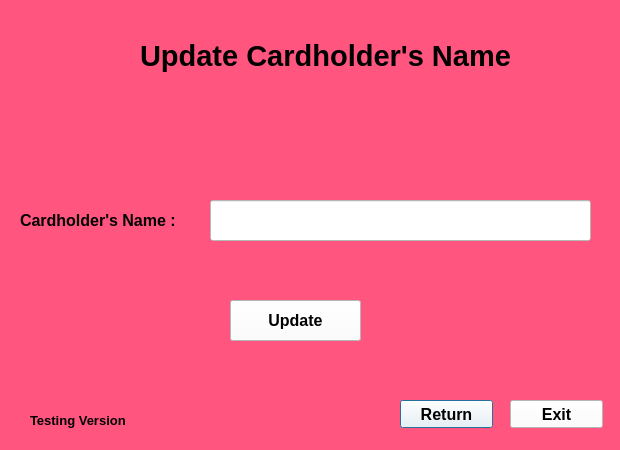
<?xml version="1.0" encoding="UTF-8"?>
<ui version="4.0">
 <class>Dialog</class>
 <widget class="QDialog" name="Dialog">
  <property name="geometry">
   <rect>
    <x>0</x>
    <y>0</y>
    <width>620</width>
    <height>450</height>
   </rect>
  </property>
  <property name="windowTitle">
   <string>Dialog</string>
  </property>
  <property name="styleSheet">
   <string notr="true">background-color: rgb(255, 85, 127);</string>
  </property>
  <widget class="QLabel" name="label_4">
   <property name="geometry">
    <rect>
     <x>140</x>
     <y>20</y>
     <width>381</width>
     <height>71</height>
    </rect>
   </property>
   <property name="font">
    <font>
     <family>MS Sans Serif</family>
     <pointsize>22</pointsize>
     <weight>75</weight>
     <bold>true</bold>
     <strikeout>false</strikeout>
    </font>
   </property>
   <property name="text">
    <string>Update Cardholder's Name</string>
   </property>
  </widget>
  <widget class="QLabel" name="label_2">
   <property name="geometry">
    <rect>
     <x>30</x>
     <y>410</y>
     <width>131</width>
     <height>20</height>
    </rect>
   </property>
   <property name="font">
    <font>
     <family>MS Sans Serif</family>
     <pointsize>10</pointsize>
     <weight>75</weight>
     <bold>true</bold>
    </font>
   </property>
   <property name="text">
    <string>Testing Version</string>
   </property>
  </widget>
  <widget class="QPushButton" name="ReturnButton">
   <property name="geometry">
    <rect>
     <x>400</x>
     <y>400</y>
     <width>93</width>
     <height>28</height>
    </rect>
   </property>
   <property name="font">
    <font>
     <family>MS Sans Serif</family>
     <pointsize>12</pointsize>
     <weight>75</weight>
     <bold>true</bold>
    </font>
   </property>
   <property name="styleSheet">
    <string notr="true">background-color: rgb(255, 255, 255);</string>
   </property>
   <property name="text">
    <string>Return</string>
   </property>
  </widget>
  <widget class="QPushButton" name="Update">
   <property name="geometry">
    <rect>
     <x>230</x>
     <y>300</y>
     <width>131</width>
     <height>41</height>
    </rect>
   </property>
   <property name="font">
    <font>
     <family>MS Sans Serif</family>
     <pointsize>12</pointsize>
     <weight>75</weight>
     <bold>true</bold>
    </font>
   </property>
   <property name="styleSheet">
    <string notr="true">background-color: rgb(255, 255, 255);</string>
   </property>
   <property name="text">
    <string>Update</string>
   </property>
  </widget>
  <widget class="QLabel" name="label_5">
   <property name="geometry">
    <rect>
     <x>20</x>
     <y>200</y>
     <width>171</width>
     <height>41</height>
    </rect>
   </property>
   <property name="font">
    <font>
     <family>MS Sans Serif</family>
     <pointsize>12</pointsize>
     <weight>75</weight>
     <bold>true</bold>
     <strikeout>false</strikeout>
    </font>
   </property>
   <property name="styleSheet">
    <string notr="true"/>
   </property>
   <property name="text">
    <string>Cardholder's Name :</string>
   </property>
  </widget>
  <widget class="QPushButton" name="Exit">
   <property name="geometry">
    <rect>
     <x>510</x>
     <y>400</y>
     <width>93</width>
     <height>28</height>
    </rect>
   </property>
   <property name="font">
    <font>
     <family>MS Sans Serif</family>
     <pointsize>12</pointsize>
     <weight>75</weight>
     <bold>true</bold>
    </font>
   </property>
   <property name="styleSheet">
    <string notr="true">background-color: rgb(255, 255, 255);</string>
   </property>
   <property name="text">
    <string>Exit</string>
   </property>
  </widget>
  <widget class="QLineEdit" name="CardholderName">
   <property name="geometry">
    <rect>
     <x>210</x>
     <y>200</y>
     <width>381</width>
     <height>41</height>
    </rect>
   </property>
   <property name="styleSheet">
    <string notr="true">background-color: rgb(255, 255, 255);</string>
   </property>
  </widget>
 </widget>
 <resources/>
 <connections/>
</ui>
